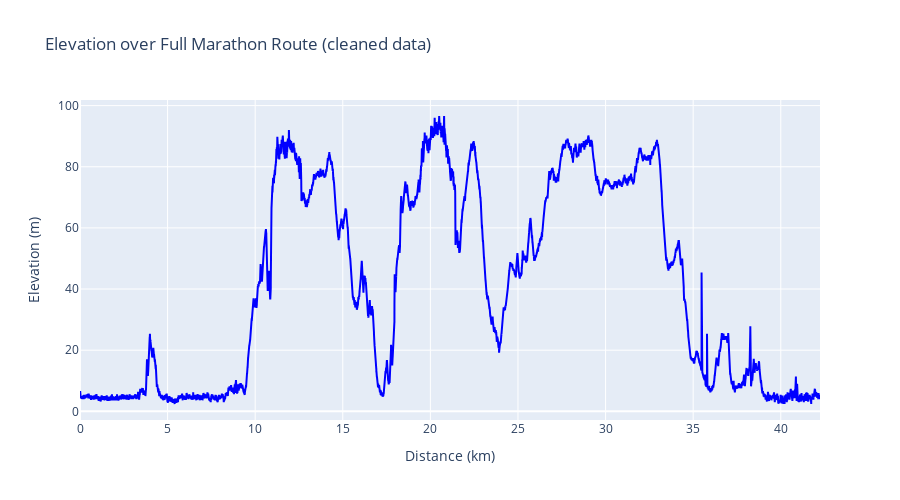

Here is the notebook cell this chart was saved with:
### Code cell
# Replace obvious outliers with interpolation
tcx_df.loc[tcx_df['elevation'] > 100, 'elevation'] = None
tcx_df['elevation'] = tcx_df['elevation'].interpolate()

fig = go.Figure()

fig.add_trace(go.Scatter(
    x=tcx_df['distance_km'],
    y=tcx_df['elevation'],
    mode='lines',
    name='Elevation',
    line=dict(color='blue', width=2),
    hovertemplate='Distance: %{x:.2f} km<br>Elevation: %{y:.1f} m<extra></extra>'
))

fig.update_layout(
    title='Elevation over Full Marathon Route (cleaned data)',
    xaxis_title='Distance (km)',
    yaxis_title='Elevation (m)',
    width=900,
    height=500,
    hovermode='x'
)

fig.show()

### Figure 1 — Plotly figure (JSON) as saved in the notebook; plotly's stock layout.template omitted (floating-point values rounded to 4 significant figures; data arrays with more than 128 entries replaced by an {"elided": "..."} marker saying what was removed)
{"data": [{"hovertemplate": "Distance: %{x:.2f} km<br>Elevation: %{y:.1f} m<extra></extra>", "line": {"color": "blue", "width": 2}, "mode": "lines", "name": "Elevation", "type": "scatter", "x": {"elided": "21295 float values"}, "y": {"elided": "21295 float values"}}], "layout": {"height": 500, "hovermode": "x", "title": {"text": "Elevation over Full Marathon Route (cleaned data)"}, "width": 900, "xaxis": {"title": {"text": "Distance (km)"}}, "yaxis": {"title": {"text": "Elevation (m)"}}}}
